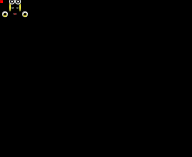
Frame 1 (no input)
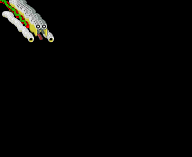
Frame 60 (the mouse pressed at the canvas centre just before this capture)
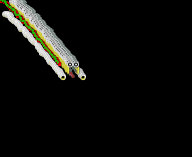
Frame 120 (the mouse held since frame 60 and released just before this capture)

The Processing sketch that drew these frames (run headless with seeded random() and noise(); from frame 60 on, the mouse is pressed at the canvas centre):

// Processing sketch: processing_26521
// ── processing_26521.pde



int x, y, px, py;
int xo,xf,yo,yf;
float c,d,ic,id;
void setup()

{ 
  x=0;
  y=0;
  px=x; // previos x e y
  py=y; 

  xo=0;
  xf=1;
  yo=0;
  yf=1;

  c= 0.1; //trasf
  d= 0.1;
  ic= 0.2;
  id= 0.2;

  size (192,157);
  background (0);
  smooth();
}


void draw()
{

  {  
    pushMatrix();
    translate(x,y);
    scale(c,d);


    fill(237,231,66);
    strokeWeight(1);
    smooth();
    ellipse(100, 70, 20, 90);


    fill(255);
    stroke(1);
    smooth();
    ellipse(50, 142, 60, 60);
  
  
    stroke(1);
    smooth();
    ellipse(120, 15, 60, 60);


    fill(237,231,66);
    strokeWeight(2);
    smooth();
    ellipse(200, 70, 20, 90);

    fill(255,255,255);
    stroke(1);
    ellipse(250, 142, 60, 60);
    smooth();
    
    fill(25,88,60);
    stroke(1);
    ellipse(180, 15, 60, 60);
    smooth();

    fill(25,88,60);
    stroke(0);
    smooth();
    ellipse(170, 80, 5, 10);

    fill(25,88,60);
    stroke(0);
    smooth();
    ellipse(170, 80, 5, 10);

    fill(25,88,60);
    stroke(0);
    smooth();
    ellipse(130, 80, 5, 10);

    fill(237,231,66);
    strokeWeight(2);
    smooth();
    ellipse(250, 150, 40, 40);


    fill (19* 255 /140,220,0);
    strokeWeight(0);
    ellipse(0, 0, 20, 20);
    
    
    fill(255);
    stroke(1);
    ellipse(180, 15, 60, 60);
    smooth();


    fill(0); // relleno del pelo negro
    stroke(1);
    ellipse(180, 15, 40, 40);
    smooth();


    fill(255); // relleno del pelo blanco little
    stroke(1);
    ellipse(180, 15, 20, 20);
    smooth();


    fill(0); // relleno del pelo right side
    stroke(1);
    ellipse(120, 15, 40, 40);
    smooth();


    fill(255); // relleno del pelo right blanco little
    stroke(1);
    ellipse(120, 15, 20, 20);
    smooth();


    fill(237,231,66);
    strokeWeight(2);
    smooth();
    ellipse(50, 150, 40, 40);

    fill(255);
    stroke(1);
    smooth();
    ellipse(150, 140, 35, 10);



    fill (9*255,0,0); // roja boca
    stroke(1);
    smooth();
    ellipse(150, 140, 25, 10);


    fill(255);
    stroke(1);
    smooth();
    ellipse(130, 80, 20, 10);

    fill(255);
    stroke(1);
    smooth();
    ellipse(125, 80, 20, 15);


    fill(255,255,255);
    stroke(1);
    smooth();
    ellipse(175, 80, 20, 15);


    fill(25,88,60);
    stroke(0);
    smooth();
    ellipse(125, 80, 10, 10);


    fill(25,88,60);
    stroke(0);
    smooth();
    ellipse(175, 80, 10, 10);


    fill(0);
    stroke(1);
    smooth();
    ellipse(50, 142, 25, 25);


    fill(0);
    stroke(1);
    smooth();
    ellipse(250, 142, 25, 25);



    //for( int b = 1; b < 10; b++)
    fill (9*255,0,0);
    stroke(2);
    rect(0, 0, 30, 30);



    x+=round(random(xo,xf));
    y+=round(random(yo,yf));


    if(x<0)
    {
      xo=0; 
      xf=1;
    }

    if (x>width)
    { 
      xo= -1; 
      xf=0;
    }


    if(y<0)
    {
      yo=0; 
      yf=1;
    }

    if (y> height)
    { 
      yo= -1; 
      yf=0;
      c+=ic;
      if ((c<0.5) || (c>2))
        ic=-ic;
      d+=id;
      if ((d<0.5) || (d>2))
        id=-id;
    }
    popMatrix();
  }
}
